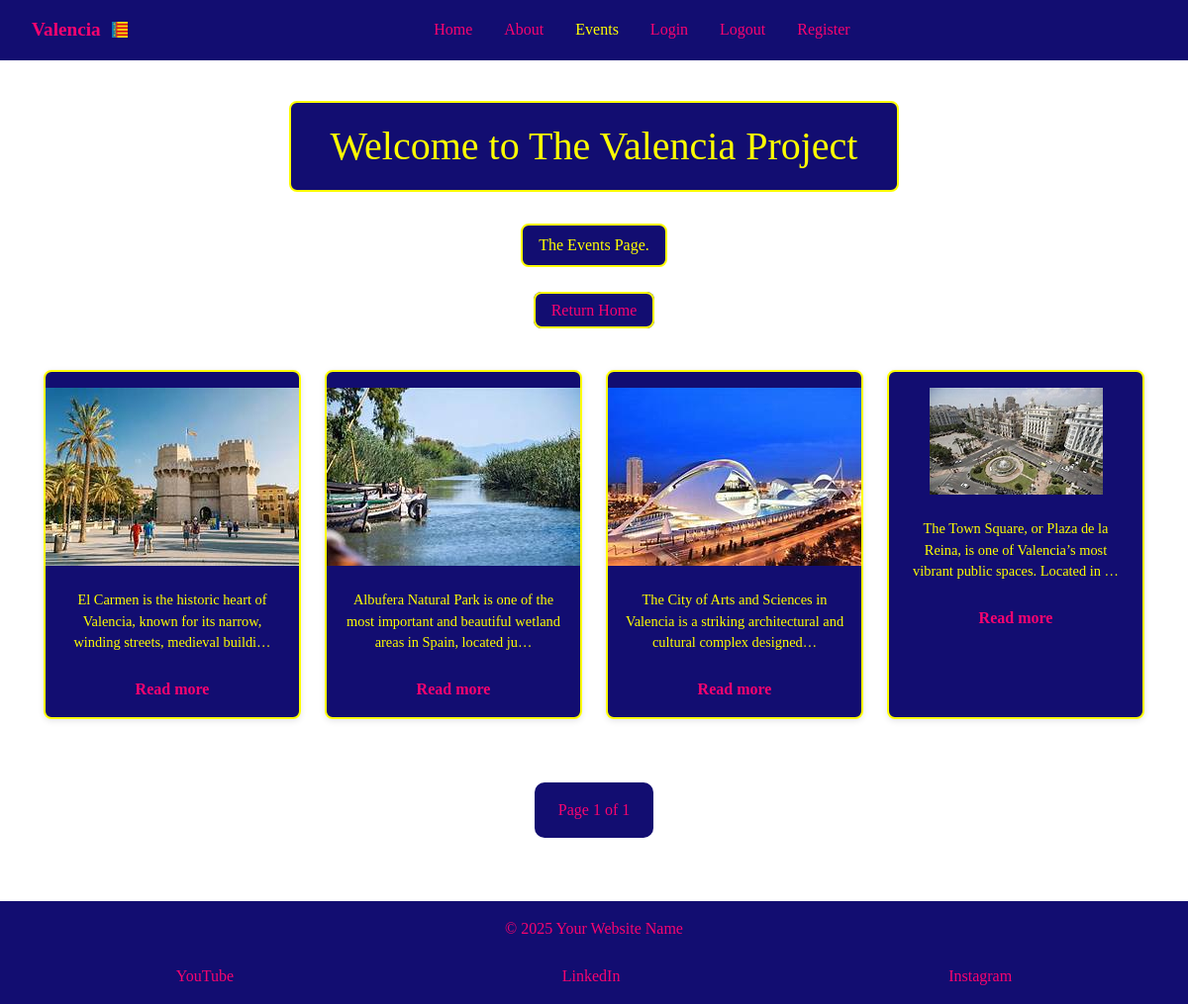
Page /events/?page=2 on the earlier database version.
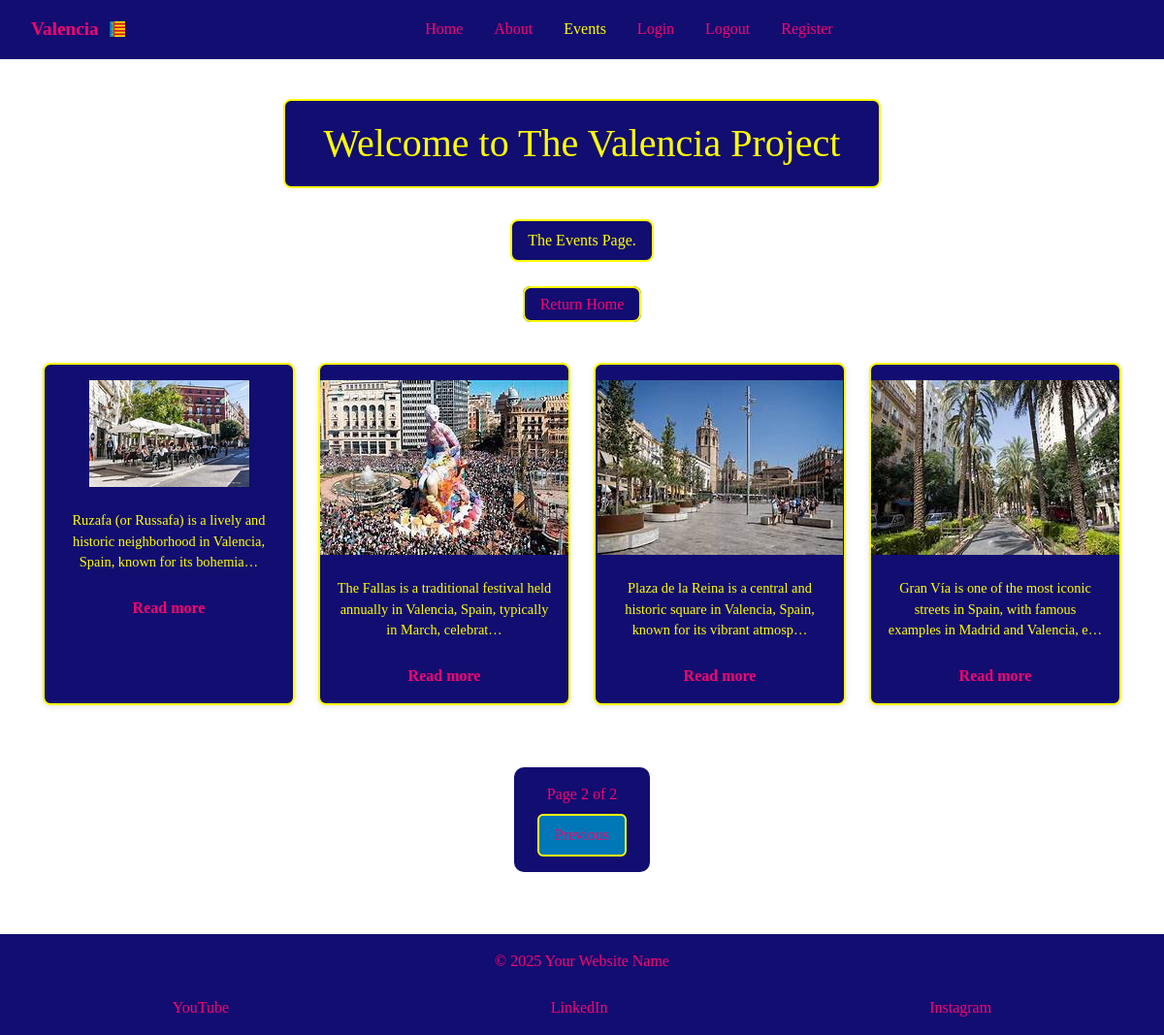
Same page on the later database version.
### tourism_es/models.py (models this page shows, shortened)
class CardText(models.Model):
    title = models.CharField(max_length=50, blank=True)
    content = models.TextField()
    image_name = models.CharField(
        max_length=30,
        help_text="Enter the image filename (eg 'science museum.jpg)",
        default='default.jpg',
        blank=True
    )
    saved_by = models.ManyToManyField(User,
                                      related_name='saved_cards', blank=True)

### tourism_es/views.py (the view)
# urls.py: path('events/', views.events, name='events'),
def events(request):
    card_texts = CardText.objects.all().order_by('id')
    paginator = Paginator(card_texts, 4)
    page_number = request.GET.get('page')
    page_obj = paginator.get_page(page_number)
    return render(request, 'events.html', {
        'active_tab': 'events', 'page_obj': page_obj})

### tourism_es/templates/events.html (shortened to what this page needs)
{% extends 'base.html' %}
{% load static %}
{% block content %}
<h1 class="color">Welcome to The Valencia Project</h1>
<p class="color">The Events Page.</p>
<p>
    <a class="color-return" href="{% url 'index' %}">Return Home</a>
</p>
<div class="cards-container">
    {% for card in page_obj %}
    <div class="card" data-url="{% url 'event-details' pk=card.id %}"
     onclick="window.location=this.dataset.url">
     <img src="{% static 'images/' %}{{ card.image_name }}" alt="{{ card.title }}">
     <p>{{ card.content|truncatechars:100}}</p>
     <a href="{% url 'event-details' pk=card.id %}" class="read-more">
        Read more
     </a>
    </div>
    {% empty %}
    <p>No cards yet</p>
    {% endfor %}
</div>
 <div class="pagination">
    <div class="page-number">
        <span class="page-info">
            Page {{ page_obj.number }} of {{ page_obj.paginator.num_pages }}
        </span>
    </div>
    {% if page_obj.has_previous %}
    <div class="prev-wrapper">
        <a href="?page={{ page_obj.previous_page_number }}" class="prev-btn">Previous</a>
    </div>
    {% endif %}
 </div>
{% endblock %}

Differences in the rows shown:
no longer on this page (row unchanged): CardText: image_name (picture), content "Albufera Natural Park is one of the most important and beautiful wetland areas in Spain, located ju…"
no longer on this page (row unchanged): CardText: image_name (picture), content "The Town Square, or Plaza de la Reina, is one of Valencia’s most vibrant public spaces. Located in …"
no longer on this page (row unchanged): CardText: image_name (picture), content "The City of Arts and Sciences in Valencia is a striking architectural and cultural complex designed…"
no longer on this page (row unchanged): CardText: image_name (picture), content "El Carmen is the historic heart of Valencia, known for its narrow, winding streets, medieval buildi…"
added CardText: image_name (picture), content "The Fallas is a traditional festival held annually in Valencia, Spain, typically in March, celebrat…"
added CardText: image_name (picture), content "Gran Vía is one of the most iconic streets in Spain, with famous examples in Madrid and Valencia, e…"
added CardText: image_name (picture), content "Plaza de la Reina is a central and historic square in Valencia, Spain, known for its vibrant atmosp…"
added CardText: image_name (picture), content "Ruzafa (or Russafa) is a lively and historic neighborhood in Valencia, Spain, known for its bohemia…"
Other differences:
{{ page_obj.number }}: "1" → "2"
{{ page_obj.paginator.num_pages }}: "1" → "2"
